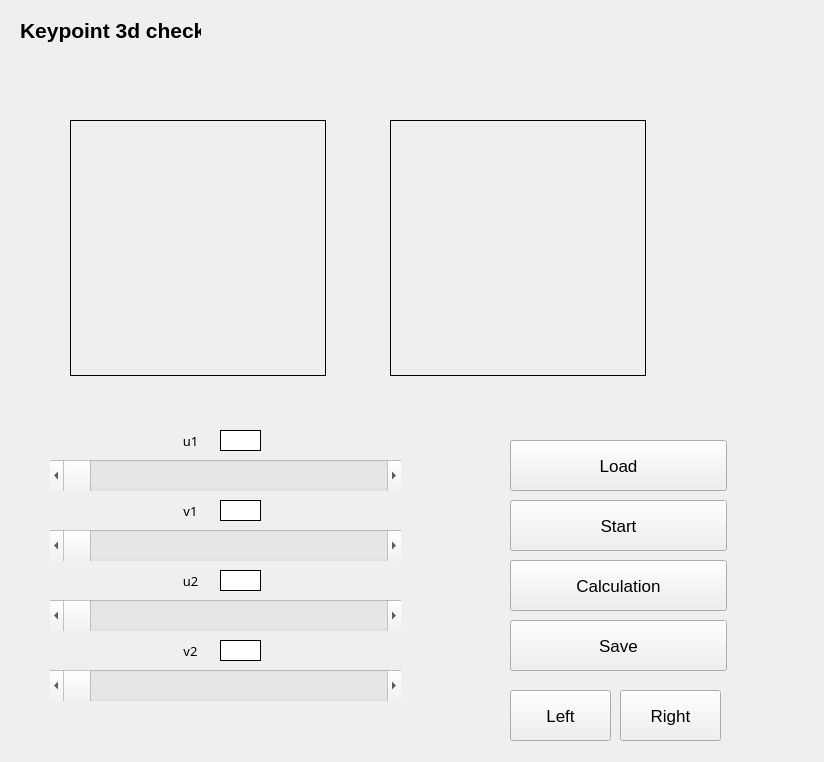
<?xml version="1.0" encoding="UTF-8"?>
<ui version="4.0">
 <class>Form</class>
 <widget class="QWidget" name="Form">
  <property name="geometry">
   <rect>
    <x>0</x>
    <y>0</y>
    <width>824</width>
    <height>762</height>
   </rect>
  </property>
  <property name="windowTitle">
   <string>Form</string>
  </property>
  <widget class="QLabel" name="Label_Streaming">
   <property name="geometry">
    <rect>
     <x>20</x>
     <y>10</y>
     <width>181</width>
     <height>41</height>
    </rect>
   </property>
   <property name="font">
    <font>
     <pointsize>16</pointsize>
     <weight>75</weight>
     <italic>false</italic>
     <bold>true</bold>
    </font>
   </property>
   <property name="text">
    <string>Keypoint 3d check</string>
   </property>
  </widget>
  <widget class="QPushButton" name="Save_Btn">
   <property name="geometry">
    <rect>
     <x>510</x>
     <y>620</y>
     <width>217</width>
     <height>51</height>
    </rect>
   </property>
   <property name="font">
    <font>
     <pointsize>13</pointsize>
    </font>
   </property>
   <property name="text">
    <string>Save</string>
   </property>
  </widget>
  <widget class="QLabel" name="U1_label">
   <property name="geometry">
    <rect>
     <x>100</x>
     <y>420</y>
     <width>181</width>
     <height>41</height>
    </rect>
   </property>
   <property name="font">
    <font>
     <family>Sans Serif</family>
     <pointsize>10</pointsize>
     <weight>50</weight>
     <italic>false</italic>
     <bold>false</bold>
    </font>
   </property>
   <property name="text">
    <string>u1</string>
   </property>
   <property name="alignment">
    <set>Qt::AlignCenter</set>
   </property>
  </widget>
  <widget class="QScrollBar" name="Slider_u1">
   <property name="geometry">
    <rect>
     <x>50</x>
     <y>460</y>
     <width>351</width>
     <height>31</height>
    </rect>
   </property>
   <property name="font">
    <font>
     <pointsize>10</pointsize>
    </font>
   </property>
   <property name="minimum">
    <number>0</number>
   </property>
   <property name="maximum">
    <number>255</number>
   </property>
   <property name="orientation">
    <enum>Qt::Horizontal</enum>
   </property>
  </widget>
  <widget class="QLabel" name="Status_u1">
   <property name="geometry">
    <rect>
     <x>220</x>
     <y>430</y>
     <width>41</width>
     <height>21</height>
    </rect>
   </property>
   <property name="autoFillBackground">
    <bool>false</bool>
   </property>
   <property name="styleSheet">
    <string notr="true">background-color: rgb(255, 255, 255);</string>
   </property>
   <property name="frameShape">
    <enum>QFrame::Box</enum>
   </property>
   <property name="frameShadow">
    <enum>QFrame::Plain</enum>
   </property>
   <property name="text">
    <string/>
   </property>
  </widget>
  <widget class="QLabel" name="Left_video">
   <property name="geometry">
    <rect>
     <x>70</x>
     <y>120</y>
     <width>256</width>
     <height>256</height>
    </rect>
   </property>
   <property name="frameShape">
    <enum>QFrame::Box</enum>
   </property>
   <property name="text">
    <string/>
   </property>
  </widget>
  <widget class="QLabel" name="Right_video">
   <property name="geometry">
    <rect>
     <x>390</x>
     <y>120</y>
     <width>256</width>
     <height>256</height>
    </rect>
   </property>
   <property name="frameShape">
    <enum>QFrame::Box</enum>
   </property>
   <property name="text">
    <string/>
   </property>
  </widget>
  <widget class="QScrollBar" name="Slider_v1">
   <property name="geometry">
    <rect>
     <x>50</x>
     <y>530</y>
     <width>351</width>
     <height>31</height>
    </rect>
   </property>
   <property name="font">
    <font>
     <pointsize>10</pointsize>
    </font>
   </property>
   <property name="minimum">
    <number>0</number>
   </property>
   <property name="maximum">
    <number>255</number>
   </property>
   <property name="orientation">
    <enum>Qt::Horizontal</enum>
   </property>
  </widget>
  <widget class="QLabel" name="V1_label">
   <property name="geometry">
    <rect>
     <x>100</x>
     <y>490</y>
     <width>181</width>
     <height>41</height>
    </rect>
   </property>
   <property name="font">
    <font>
     <family>Sans Serif</family>
     <pointsize>10</pointsize>
     <weight>50</weight>
     <italic>false</italic>
     <bold>false</bold>
    </font>
   </property>
   <property name="text">
    <string>v1</string>
   </property>
   <property name="alignment">
    <set>Qt::AlignCenter</set>
   </property>
  </widget>
  <widget class="QLabel" name="Status_v1">
   <property name="geometry">
    <rect>
     <x>220</x>
     <y>500</y>
     <width>41</width>
     <height>21</height>
    </rect>
   </property>
   <property name="autoFillBackground">
    <bool>false</bool>
   </property>
   <property name="styleSheet">
    <string notr="true">background-color: rgb(255, 255, 255);</string>
   </property>
   <property name="frameShape">
    <enum>QFrame::Box</enum>
   </property>
   <property name="frameShadow">
    <enum>QFrame::Plain</enum>
   </property>
   <property name="text">
    <string/>
   </property>
  </widget>
  <widget class="QScrollBar" name="Slider_u2">
   <property name="geometry">
    <rect>
     <x>50</x>
     <y>600</y>
     <width>351</width>
     <height>31</height>
    </rect>
   </property>
   <property name="font">
    <font>
     <pointsize>10</pointsize>
    </font>
   </property>
   <property name="minimum">
    <number>0</number>
   </property>
   <property name="maximum">
    <number>255</number>
   </property>
   <property name="orientation">
    <enum>Qt::Horizontal</enum>
   </property>
  </widget>
  <widget class="QLabel" name="U2_label">
   <property name="geometry">
    <rect>
     <x>100</x>
     <y>560</y>
     <width>181</width>
     <height>41</height>
    </rect>
   </property>
   <property name="font">
    <font>
     <family>Sans Serif</family>
     <pointsize>10</pointsize>
     <weight>50</weight>
     <italic>false</italic>
     <bold>false</bold>
    </font>
   </property>
   <property name="text">
    <string>u2</string>
   </property>
   <property name="alignment">
    <set>Qt::AlignCenter</set>
   </property>
  </widget>
  <widget class="QLabel" name="Status_u2">
   <property name="geometry">
    <rect>
     <x>220</x>
     <y>570</y>
     <width>41</width>
     <height>21</height>
    </rect>
   </property>
   <property name="autoFillBackground">
    <bool>false</bool>
   </property>
   <property name="styleSheet">
    <string notr="true">background-color: rgb(255, 255, 255);</string>
   </property>
   <property name="frameShape">
    <enum>QFrame::Box</enum>
   </property>
   <property name="frameShadow">
    <enum>QFrame::Plain</enum>
   </property>
   <property name="text">
    <string/>
   </property>
  </widget>
  <widget class="QPushButton" name="Cal_Btn">
   <property name="geometry">
    <rect>
     <x>510</x>
     <y>560</y>
     <width>217</width>
     <height>51</height>
    </rect>
   </property>
   <property name="font">
    <font>
     <pointsize>13</pointsize>
    </font>
   </property>
   <property name="text">
    <string>Calculation</string>
   </property>
  </widget>
  <widget class="QPushButton" name="Start_Btn">
   <property name="geometry">
    <rect>
     <x>510</x>
     <y>500</y>
     <width>217</width>
     <height>51</height>
    </rect>
   </property>
   <property name="font">
    <font>
     <pointsize>13</pointsize>
    </font>
   </property>
   <property name="text">
    <string>Start</string>
   </property>
  </widget>
  <widget class="QPushButton" name="Load_Btn">
   <property name="geometry">
    <rect>
     <x>510</x>
     <y>440</y>
     <width>217</width>
     <height>51</height>
    </rect>
   </property>
   <property name="font">
    <font>
     <pointsize>13</pointsize>
    </font>
   </property>
   <property name="text">
    <string>Load</string>
   </property>
  </widget>
  <widget class="QScrollBar" name="Slider_v2">
   <property name="geometry">
    <rect>
     <x>50</x>
     <y>670</y>
     <width>351</width>
     <height>31</height>
    </rect>
   </property>
   <property name="font">
    <font>
     <pointsize>10</pointsize>
    </font>
   </property>
   <property name="minimum">
    <number>0</number>
   </property>
   <property name="maximum">
    <number>255</number>
   </property>
   <property name="orientation">
    <enum>Qt::Horizontal</enum>
   </property>
  </widget>
  <widget class="QLabel" name="Status_v2">
   <property name="geometry">
    <rect>
     <x>220</x>
     <y>640</y>
     <width>41</width>
     <height>21</height>
    </rect>
   </property>
   <property name="autoFillBackground">
    <bool>false</bool>
   </property>
   <property name="styleSheet">
    <string notr="true">background-color: rgb(255, 255, 255);</string>
   </property>
   <property name="frameShape">
    <enum>QFrame::Box</enum>
   </property>
   <property name="frameShadow">
    <enum>QFrame::Plain</enum>
   </property>
   <property name="text">
    <string/>
   </property>
  </widget>
  <widget class="QLabel" name="V2_label">
   <property name="geometry">
    <rect>
     <x>100</x>
     <y>630</y>
     <width>181</width>
     <height>41</height>
    </rect>
   </property>
   <property name="font">
    <font>
     <family>Sans Serif</family>
     <pointsize>10</pointsize>
     <weight>50</weight>
     <italic>false</italic>
     <bold>false</bold>
    </font>
   </property>
   <property name="text">
    <string>v2</string>
   </property>
   <property name="alignment">
    <set>Qt::AlignCenter</set>
   </property>
  </widget>
  <widget class="QPushButton" name="Left_Btn">
   <property name="geometry">
    <rect>
     <x>510</x>
     <y>690</y>
     <width>101</width>
     <height>51</height>
    </rect>
   </property>
   <property name="font">
    <font>
     <pointsize>13</pointsize>
    </font>
   </property>
   <property name="text">
    <string>Left</string>
   </property>
  </widget>
  <widget class="QPushButton" name="Right_Btn">
   <property name="geometry">
    <rect>
     <x>620</x>
     <y>690</y>
     <width>101</width>
     <height>51</height>
    </rect>
   </property>
   <property name="font">
    <font>
     <pointsize>13</pointsize>
    </font>
   </property>
   <property name="text">
    <string>Right</string>
   </property>
  </widget>
  <zorder>V2_label</zorder>
  <zorder>V1_label</zorder>
  <zorder>Label_Streaming</zorder>
  <zorder>Save_Btn</zorder>
  <zorder>U1_label</zorder>
  <zorder>Slider_u1</zorder>
  <zorder>Status_u1</zorder>
  <zorder>Left_video</zorder>
  <zorder>Right_video</zorder>
  <zorder>Slider_v1</zorder>
  <zorder>Status_v1</zorder>
  <zorder>Slider_u2</zorder>
  <zorder>U2_label</zorder>
  <zorder>Status_u2</zorder>
  <zorder>Cal_Btn</zorder>
  <zorder>Start_Btn</zorder>
  <zorder>Load_Btn</zorder>
  <zorder>Slider_v2</zorder>
  <zorder>Status_v2</zorder>
  <zorder>Left_Btn</zorder>
  <zorder>Right_Btn</zorder>
 </widget>
 <resources/>
 <connections/>
</ui>
